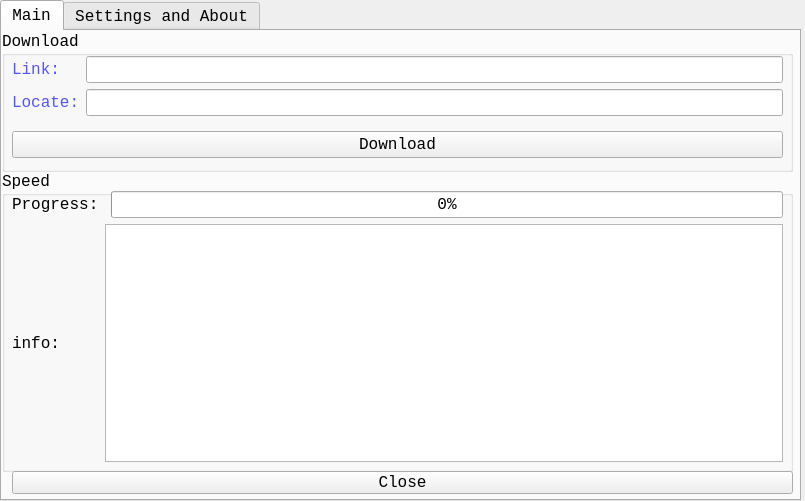
<?xml version="1.0" encoding="UTF-8"?>
<ui version="4.0">
 <class>MainWindow</class>
 <widget class="QMainWindow" name="MainWindow">
  <property name="geometry">
   <rect>
    <x>0</x>
    <y>0</y>
    <width>805</width>
    <height>501</height>
   </rect>
  </property>
  <property name="minimumSize">
   <size>
    <width>805</width>
    <height>501</height>
   </size>
  </property>
  <property name="maximumSize">
   <size>
    <width>805</width>
    <height>501</height>
   </size>
  </property>
  <property name="sizeIncrement">
   <size>
    <width>805</width>
    <height>501</height>
   </size>
  </property>
  <property name="baseSize">
   <size>
    <width>805</width>
    <height>501</height>
   </size>
  </property>
  <property name="font">
   <font>
    <family>Consolas</family>
    <pointsize>14</pointsize>
   </font>
  </property>
  <property name="windowTitle">
   <string>Downlodaer</string>
  </property>
  <property name="windowIcon">
   <iconset theme="1">
    <normaloff>C:/Users/Administrator/.designer/backup</normaloff>C:/Users/Administrator/.designer/backup</iconset>
  </property>
  <widget class="QWidget" name="centralwidget">
   <widget class="QTabWidget" name="tabWidget">
    <property name="geometry">
     <rect>
      <x>0</x>
      <y>0</y>
      <width>801</width>
      <height>501</height>
     </rect>
    </property>
    <property name="minimumSize">
     <size>
      <width>801</width>
      <height>501</height>
     </size>
    </property>
    <property name="maximumSize">
     <size>
      <width>801</width>
      <height>501</height>
     </size>
    </property>
    <property name="font">
     <font>
      <family>Consolas</family>
      <pointsize>12</pointsize>
     </font>
    </property>
    <property name="currentIndex">
     <number>0</number>
    </property>
    <widget class="QWidget" name="tab">
     <property name="cursor">
      <cursorShape>ArrowCursor</cursorShape>
     </property>
     <property name="autoFillBackground">
      <bool>false</bool>
     </property>
     <attribute name="title">
      <string>Main</string>
     </attribute>
     <widget class="QGroupBox" name="groupBox">
      <property name="geometry">
       <rect>
        <x>0</x>
        <y>0</y>
        <width>791</width>
        <height>141</height>
       </rect>
      </property>
      <property name="title">
       <string>Download</string>
      </property>
      <widget class="QWidget" name="verticalLayoutWidget_3">
       <property name="geometry">
        <rect>
         <x>10</x>
         <y>20</y>
         <width>771</width>
         <height>71</height>
        </rect>
       </property>
       <layout class="QVBoxLayout" name="verticalLayout_3">
        <item>
         <layout class="QHBoxLayout" name="horizontalLayout">
          <item>
           <layout class="QVBoxLayout" name="verticalLayout">
            <item>
             <widget class="QLabel" name="label">
              <property name="palette">
               <palette>
                <active>
                 <colorrole role="WindowText">
                  <brush brushstyle="SolidPattern">
                   <color alpha="255">
                    <red>85</red>
                    <green>85</green>
                    <blue>255</blue>
                   </color>
                  </brush>
                 </colorrole>
                </active>
                <inactive>
                 <colorrole role="WindowText">
                  <brush brushstyle="SolidPattern">
                   <color alpha="255">
                    <red>85</red>
                    <green>85</green>
                    <blue>255</blue>
                   </color>
                  </brush>
                 </colorrole>
                </inactive>
                <disabled>
                 <colorrole role="WindowText">
                  <brush brushstyle="SolidPattern">
                   <color alpha="255">
                    <red>120</red>
                    <green>120</green>
                    <blue>120</blue>
                   </color>
                  </brush>
                 </colorrole>
                </disabled>
               </palette>
              </property>
              <property name="text">
               <string>Link:</string>
              </property>
             </widget>
            </item>
            <item>
             <widget class="QLabel" name="label_2">
              <property name="palette">
               <palette>
                <active>
                 <colorrole role="WindowText">
                  <brush brushstyle="SolidPattern">
                   <color alpha="255">
                    <red>85</red>
                    <green>85</green>
                    <blue>255</blue>
                   </color>
                  </brush>
                 </colorrole>
                </active>
                <inactive>
                 <colorrole role="WindowText">
                  <brush brushstyle="SolidPattern">
                   <color alpha="255">
                    <red>85</red>
                    <green>85</green>
                    <blue>255</blue>
                   </color>
                  </brush>
                 </colorrole>
                </inactive>
                <disabled>
                 <colorrole role="WindowText">
                  <brush brushstyle="SolidPattern">
                   <color alpha="255">
                    <red>120</red>
                    <green>120</green>
                    <blue>120</blue>
                   </color>
                  </brush>
                 </colorrole>
                </disabled>
               </palette>
              </property>
              <property name="text">
               <string>Locate:</string>
              </property>
             </widget>
            </item>
           </layout>
          </item>
          <item>
           <layout class="QVBoxLayout" name="verticalLayout_2">
            <item>
             <widget class="QLineEdit" name="lineEdit"/>
            </item>
            <item>
             <widget class="QLineEdit" name="lineEdit_2"/>
            </item>
           </layout>
          </item>
         </layout>
        </item>
       </layout>
      </widget>
      <widget class="QPushButton" name="pushButton">
       <property name="geometry">
        <rect>
         <x>10</x>
         <y>100</y>
         <width>771</width>
         <height>27</height>
        </rect>
       </property>
       <property name="font">
        <font>
         <family>Consolas</family>
         <pointsize>12</pointsize>
        </font>
       </property>
       <property name="styleSheet">
        <string notr="true"/>
       </property>
       <property name="text">
        <string>Download</string>
       </property>
      </widget>
     </widget>
     <widget class="QGroupBox" name="groupBox_2">
      <property name="geometry">
       <rect>
        <x>0</x>
        <y>140</y>
        <width>791</width>
        <height>301</height>
       </rect>
      </property>
      <property name="title">
       <string>Speed</string>
      </property>
      <widget class="QWidget" name="gridLayoutWidget">
       <property name="geometry">
        <rect>
         <x>10</x>
         <y>20</y>
         <width>771</width>
         <height>271</height>
        </rect>
       </property>
       <layout class="QGridLayout" name="gridLayout">
        <item row="1" column="0">
         <widget class="QLabel" name="label_4">
          <property name="font">
           <font>
            <family>Consolas</family>
            <pointsize>12</pointsize>
           </font>
          </property>
          <property name="styleSheet">
           <string notr="true"/>
          </property>
          <property name="text">
           <string>info:</string>
          </property>
         </widget>
        </item>
        <item row="0" column="0">
         <widget class="QLabel" name="label_3">
          <property name="font">
           <font>
            <family>Consolas</family>
            <pointsize>12</pointsize>
           </font>
          </property>
          <property name="styleSheet">
           <string notr="true"/>
          </property>
          <property name="text">
           <string>Progress:</string>
          </property>
         </widget>
        </item>
        <item row="0" column="2">
         <widget class="QProgressBar" name="progressBar">
          <property name="palette">
           <palette>
            <active>
             <colorrole role="WindowText">
              <brush brushstyle="SolidPattern">
               <color alpha="255">
                <red>85</red>
                <green>0</green>
                <blue>255</blue>
               </color>
              </brush>
             </colorrole>
             <colorrole role="Button">
              <brush brushstyle="SolidPattern">
               <color alpha="255">
                <red>170</red>
                <green>170</green>
                <blue>0</blue>
               </color>
              </brush>
             </colorrole>
             <colorrole role="Light">
              <brush brushstyle="SolidPattern">
               <color alpha="255">
                <red>170</red>
                <green>170</green>
                <blue>127</blue>
               </color>
              </brush>
             </colorrole>
            </active>
            <inactive>
             <colorrole role="WindowText">
              <brush brushstyle="SolidPattern">
               <color alpha="255">
                <red>85</red>
                <green>0</green>
                <blue>255</blue>
               </color>
              </brush>
             </colorrole>
             <colorrole role="Button">
              <brush brushstyle="SolidPattern">
               <color alpha="255">
                <red>170</red>
                <green>170</green>
                <blue>0</blue>
               </color>
              </brush>
             </colorrole>
             <colorrole role="Light">
              <brush brushstyle="SolidPattern">
               <color alpha="255">
                <red>170</red>
                <green>170</green>
                <blue>127</blue>
               </color>
              </brush>
             </colorrole>
            </inactive>
            <disabled>
             <colorrole role="WindowText">
              <brush brushstyle="SolidPattern">
               <color alpha="255">
                <red>120</red>
                <green>120</green>
                <blue>120</blue>
               </color>
              </brush>
             </colorrole>
             <colorrole role="Button">
              <brush brushstyle="SolidPattern">
               <color alpha="255">
                <red>170</red>
                <green>170</green>
                <blue>0</blue>
               </color>
              </brush>
             </colorrole>
             <colorrole role="Light">
              <brush brushstyle="SolidPattern">
               <color alpha="255">
                <red>170</red>
                <green>170</green>
                <blue>127</blue>
               </color>
              </brush>
             </colorrole>
            </disabled>
           </palette>
          </property>
          <property name="value">
           <number>0</number>
          </property>
         </widget>
        </item>
        <item row="1" column="1" colspan="2">
         <widget class="QTextBrowser" name="textBrowser"/>
        </item>
       </layout>
      </widget>
     </widget>
     <widget class="QPushButton" name="pushButton_2">
      <property name="geometry">
       <rect>
        <x>10</x>
        <y>440</y>
        <width>781</width>
        <height>23</height>
       </rect>
      </property>
      <property name="font">
       <font>
        <family>Consolas</family>
        <pointsize>12</pointsize>
       </font>
      </property>
      <property name="styleSheet">
       <string notr="true"/>
      </property>
      <property name="text">
       <string>Close</string>
      </property>
     </widget>
    </widget>
    <widget class="QWidget" name="tab_2">
     <attribute name="title">
      <string>Settings and About</string>
     </attribute>
     <widget class="QTabWidget" name="tabWidget_2">
      <property name="geometry">
       <rect>
        <x>10</x>
        <y>270</y>
        <width>781</width>
        <height>181</height>
       </rect>
      </property>
      <property name="font">
       <font>
        <family>Consolas</family>
        <pointsize>12</pointsize>
        <weight>50</weight>
        <bold>false</bold>
       </font>
      </property>
      <property name="styleSheet">
       <string notr="true">color:rgb(85, 85, 255);</string>
      </property>
      <property name="currentIndex">
       <number>0</number>
      </property>
      <widget class="QWidget" name="tab_3">
       <attribute name="title">
        <string>About</string>
       </attribute>
       <widget class="QWidget" name="verticalLayoutWidget_4">
        <property name="geometry">
         <rect>
          <x>10</x>
          <y>0</y>
          <width>761</width>
          <height>141</height>
         </rect>
        </property>
        <layout class="QVBoxLayout" name="verticalLayout_4">
         <item>
          <widget class="QGroupBox" name="groupBox_6">
           <property name="font">
            <font>
             <family>Consolas</family>
             <pointsize>12</pointsize>
            </font>
           </property>
           <property name="title">
            <string>Links</string>
           </property>
           <widget class="QPushButton" name="pushButton_3">
            <property name="geometry">
             <rect>
              <x>60</x>
              <y>30</y>
              <width>691</width>
              <height>23</height>
             </rect>
            </property>
            <property name="font">
             <font>
              <family>Consolas</family>
              <pointsize>12</pointsize>
             </font>
            </property>
            <property name="text">
             <string>Open Fast Link</string>
            </property>
           </widget>
           <widget class="QGroupBox" name="groupBox_5">
            <property name="geometry">
             <rect>
              <x>10</x>
              <y>70</y>
              <width>759</width>
              <height>67</height>
             </rect>
            </property>
            <property name="font">
             <font>
              <family>Consolas</family>
              <pointsize>12</pointsize>
             </font>
            </property>
            <property name="title">
             <string>About</string>
            </property>
            <widget class="QLabel" name="label_7">
             <property name="geometry">
              <rect>
               <x>60</x>
               <y>20</y>
               <width>681</width>
               <height>21</height>
              </rect>
             </property>
             <property name="font">
              <font>
               <family>Consolas</family>
               <pointsize>12</pointsize>
              </font>
             </property>
             <property name="text">
              <string>(c) 2021 import net.minecraft,All rights resirved.</string>
             </property>
            </widget>
           </widget>
          </widget>
         </item>
        </layout>
       </widget>
      </widget>
      <widget class="QWidget" name="tab_4">
       <attribute name="title">
        <string>Log</string>
       </attribute>
       <widget class="QTextBrowser" name="textBrowser_2">
        <property name="geometry">
         <rect>
          <x>0</x>
          <y>0</y>
          <width>761</width>
          <height>141</height>
         </rect>
        </property>
       </widget>
      </widget>
     </widget>
     <widget class="QWidget" name="verticalLayoutWidget_5">
      <property name="geometry">
       <rect>
        <x>10</x>
        <y>0</y>
        <width>781</width>
        <height>271</height>
       </rect>
      </property>
      <layout class="QVBoxLayout" name="verticalLayout_5">
       <item>
        <widget class="QLabel" name="label_5">
         <property name="font">
          <font>
           <family>Consolas</family>
           <pointsize>20</pointsize>
          </font>
         </property>
         <property name="styleSheet">
          <string notr="true">color:rgb(85, 85, 255);</string>
         </property>
         <property name="text">
          <string>Version:v1.7rc1</string>
         </property>
        </widget>
       </item>
       <item>
        <widget class="QSlider" name="horizontalSlider">
         <property name="maximum">
          <number>1000</number>
         </property>
         <property name="orientation">
          <enum>Qt::Horizontal</enum>
         </property>
        </widget>
       </item>
       <item>
        <widget class="QGroupBox" name="groupBox_3">
         <property name="font">
          <font>
           <family>Consolas</family>
           <pointsize>12</pointsize>
          </font>
         </property>
         <property name="styleSheet">
          <string notr="true">color:rgb(255,0,0);</string>
         </property>
         <property name="title">
          <string>Spyder Settings</string>
         </property>
         <widget class="QCheckBox" name="checkBox">
          <property name="geometry">
           <rect>
            <x>30</x>
            <y>40</y>
            <width>201</width>
            <height>21</height>
           </rect>
          </property>
          <property name="font">
           <font>
            <family>Consolas</family>
            <pointsize>12</pointsize>
           </font>
          </property>
          <property name="styleSheet">
           <string notr="true">color:rgb(85, 85, 255);</string>
          </property>
          <property name="text">
           <string>Don't use User-Agent</string>
          </property>
         </widget>
         <widget class="QLabel" name="label_6">
          <property name="geometry">
           <rect>
            <x>30</x>
            <y>20</y>
            <width>111</width>
            <height>21</height>
           </rect>
          </property>
          <property name="font">
           <font>
            <family>Consolas</family>
            <pointsize>12</pointsize>
           </font>
          </property>
          <property name="styleSheet">
           <string notr="true">color:rgb(85, 85, 255);</string>
          </property>
          <property name="text">
           <string>User-Agent:</string>
          </property>
         </widget>
         <widget class="QLineEdit" name="lineEdit_3">
          <property name="geometry">
           <rect>
            <x>140</x>
            <y>20</y>
            <width>621</width>
            <height>21</height>
           </rect>
          </property>
         </widget>
        </widget>
       </item>
       <item>
        <widget class="QGroupBox" name="groupBox_4">
         <property name="font">
          <font>
           <family>Consolas</family>
           <pointsize>12</pointsize>
          </font>
         </property>
         <property name="styleSheet">
          <string notr="true">color: rgb(255,0,0);</string>
         </property>
         <property name="title">
          <string>Info Settings</string>
         </property>
         <widget class="QCheckBox" name="checkBox_2">
          <property name="geometry">
           <rect>
            <x>30</x>
            <y>20</y>
            <width>201</width>
            <height>16</height>
           </rect>
          </property>
          <property name="font">
           <font>
            <family>Consolas</family>
            <pointsize>12</pointsize>
           </font>
          </property>
          <property name="styleSheet">
           <string notr="true">color: rgb(85, 85, 255);</string>
          </property>
          <property name="text">
           <string>Don't show speed</string>
          </property>
          <property name="checked">
           <bool>false</bool>
          </property>
         </widget>
         <widget class="QCheckBox" name="checkBox_3">
          <property name="geometry">
           <rect>
            <x>30</x>
            <y>40</y>
            <width>201</width>
            <height>16</height>
           </rect>
          </property>
          <property name="font">
           <font>
            <family>Consolas</family>
            <pointsize>12</pointsize>
           </font>
          </property>
          <property name="styleSheet">
           <string notr="true">color: rgb(85, 85, 255);</string>
          </property>
          <property name="text">
           <string>Don't show exceptions</string>
          </property>
          <property name="checked">
           <bool>false</bool>
          </property>
          <property name="tristate">
           <bool>false</bool>
          </property>
         </widget>
        </widget>
       </item>
       <item>
        <widget class="QCheckBox" name="checkBox_4">
         <property name="font">
          <font>
           <family>Consolas</family>
           <pointsize>12</pointsize>
          </font>
         </property>
         <property name="styleSheet">
          <string notr="true">color:rgb(85, 85, 255);</string>
         </property>
         <property name="text">
          <string>Use Chinese</string>
         </property>
        </widget>
       </item>
      </layout>
     </widget>
    </widget>
   </widget>
  </widget>
 </widget>
 <resources/>
 <connections/>
</ui>
